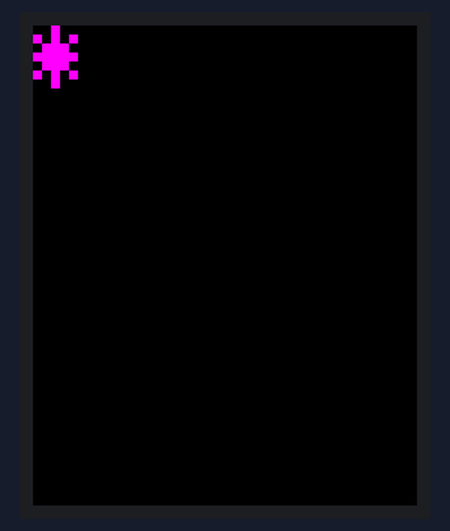
Simulated run of this sketch. Board: Arduino Uno, built with avr-gcc and run on an emulated ATmega328P. Parts: 128×160 colour display.

Above: at 0.2 s.
At 0.8 s:
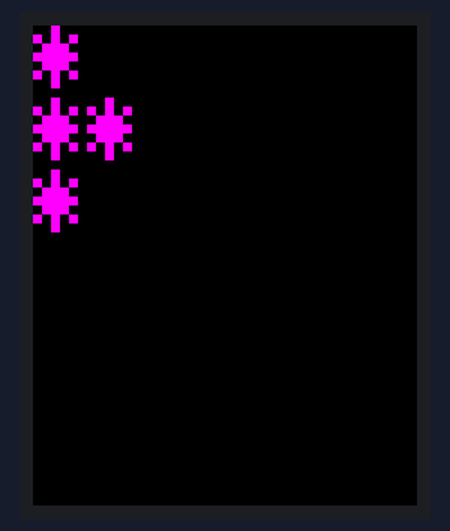
At 1.2 s:
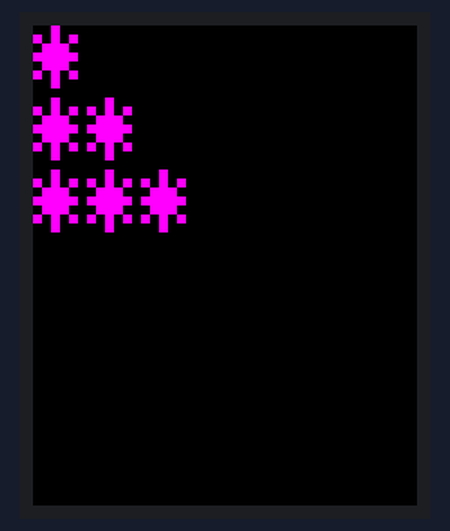
At 1.6 s:
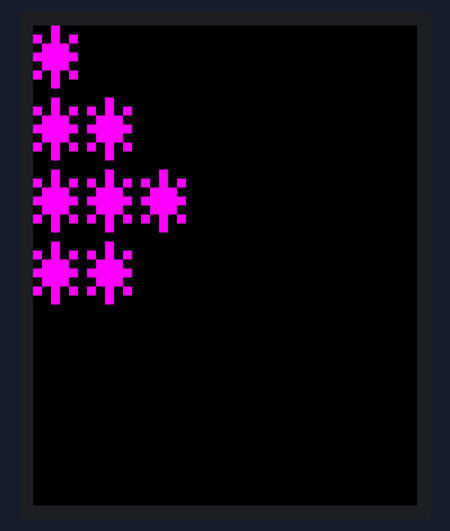
At 2.2 s:
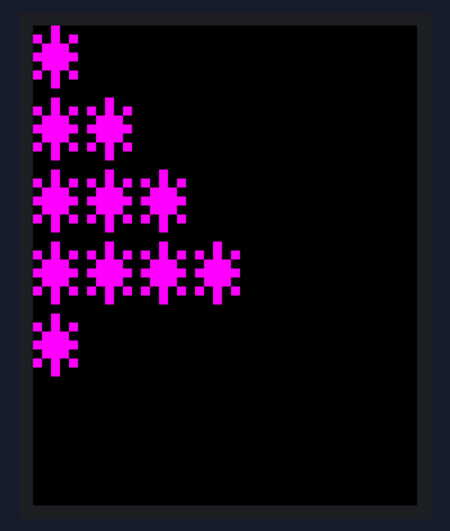
At 3.0 s:
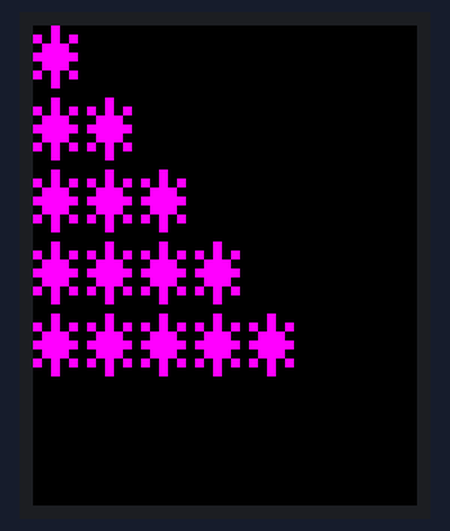

The sketch:

sketch_mar19b.ino
```cpp
/*
https://ampermarket.kz/indicators/tft-display-128x160-st7735s/
http://robocontroller.ru/news/opisanie_biblioteki_adafruit_gfx_dlja_arduino/2015-04-26-56
*/

/*====================================================*/
#include <Adafruit_GFX.h>    // Core graphics library
#include <Adafruit_ST7735.h> // Hardware-specific library for ST7735
#include <SPI.h>

  // For the breakout board, you can use any 2 or 3 pins.
  // These pins will also work for the 1.8" TFT shield.
  #define TFT_CS        15
  #define TFT_RST        0 // Or set to -1 and connect to Arduino RESET pin
  #define TFT_DC         2

// For 1.44" and 1.8" TFT with ST7735 use:
Adafruit_ST7735 tft = Adafruit_ST7735(TFT_CS, TFT_DC, TFT_RST);

/*SETUP====================================================*/
void setup(void) {
  // Use this initializer if using a 1.8" TFT screen:
  tft.initR(INITR_BLACKTAB);      // Init ST7735S chip, black tab

  tft.fillScreen(ST7735_BLACK);

/*--------------------------------------------------------*/
//tftPrintTest(teht);

  tft.setTextColor(ST7735_MAGENTA);
  tft.setTextSize(3);
  tft.setCursor(0,0);
int i;
int j;
int n = 5;
//    tft.print("*");

    for (int i = 1; i <= n; i++){
        for(int j = 0; j <i; j++){
             tft.print("*");
             delay(200);
        }
        tft.println("");
    }


}//END SETUP

/*LOOP===================================================*/
void loop() {

}//END LOOP

/*====================================================*/
//128
//160


//  delay(500);
```
